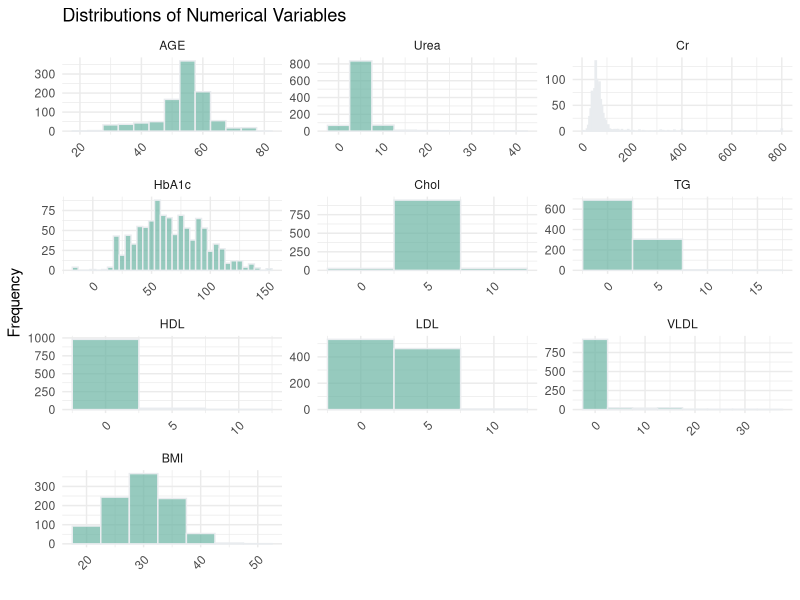
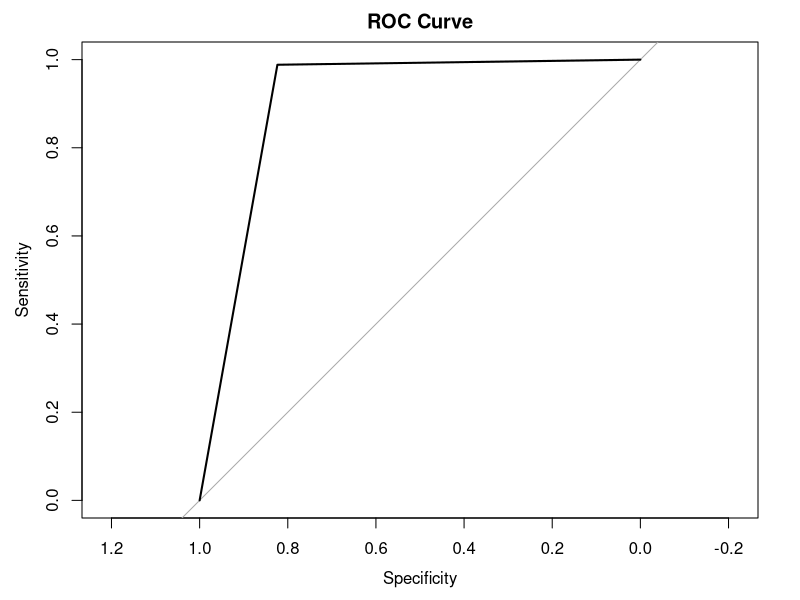

Source code (R) for these figures, in order:
# Load necessary libraries
library(tidyverse)
library(caret)
library(lubridate)

# Load the data
data <- read.csv('Diabetes Dataset Aug 2023.csv')
#Figure.21
str(data)
summary(data)
# Select numerical columns for plotting
numerical_data <- data %>% select(AGE, Urea, Cr, HbA1c, Chol, TG, HDL, LDL, VLDL, BMI)

# Melt the data into long format for faceting
melted_data <- reshape2::melt(numerical_data)

# Plot histograms with facets//Figure.22
ggplot(melted_data, aes(x=value)) + 
  geom_histogram(binwidth=5, fill="#69b3a2", color="#e9ecef", alpha=0.7) +
  facet_wrap(~variable, scales="free", ncol=3) + 
  labs(title="Distributions of Numerical Variables", x="", y="Frequency") +
  theme_minimal() + 
  theme(axis.text.x = element_text(angle = 45, hjust = 1))


# Data Preprocessing
# Replace negative HbA1c values with median
data$HbA1c[data$HbA1c < 0] <- median(data$HbA1c)
# Transform categorical variables//Figure.23
data$Gender <- ifelse(data$Gender == "M", 1, 0)
data$CLASS <- ifelse(data$CLASS == "Y", 1, ifelse(data$CLASS == "N", 0, 2))
str(data)
# Split the data
set.seed(42)
trainIndex <- createDataPartition(data$CLASS, p = 0.8, list = FALSE, times = 1)
dataTrain <- data[trainIndex, ]
dataTest <- data[-trainIndex, ]
# Filter out 'P' (pre-diabetic) entries for model estimation
dataTrain <- dataTrain[dataTrain$CLASS != 2, ]
dataTest <- dataTest[dataTest$CLASS != 2, ]

# Build the logistic regression model//Figure.24
logisticModel <- glm(CLASS ~ ., family = "binomial", data = dataTrain)
summary(logisticModel)
##VIF //Figure.28
install.packages('car')
library(car)
vif(logisticModel)

# Model Evaluation//Figure.25
prediction <- predict(logisticModel, newdata = dataTest, type = "response")
predictedClass <- ifelse(prediction > 0.5, 1, 0)
confusionMatrix <- table(dataTest$CLASS, predictedClass)
print(confusionMatrix)

# Test on 'P' cases//Figure.26
P_data <- data[data$CLASS == 2, ]
P_prediction <- predict(logisticModel, newdata = P_data, type = "response")
P_predictedClass <- ifelse(P_prediction > 0.5, 1, 0)
print(table(P_predictedClass))
###coefficients//Figure.27
summary(logisticModel)$coefficients

# AUC-ROC Curve//Figure.29
library(pROC)
roc_obj <- roc(dataTest$CLASS, predictedClass)
auc(roc_obj)
plot.roc(roc_obj, main="ROC Curve")
##
Classification_Accuracy <- sum(diag(dataTest$CLASS)/sum(predictedClass))
Classification_Accuracy